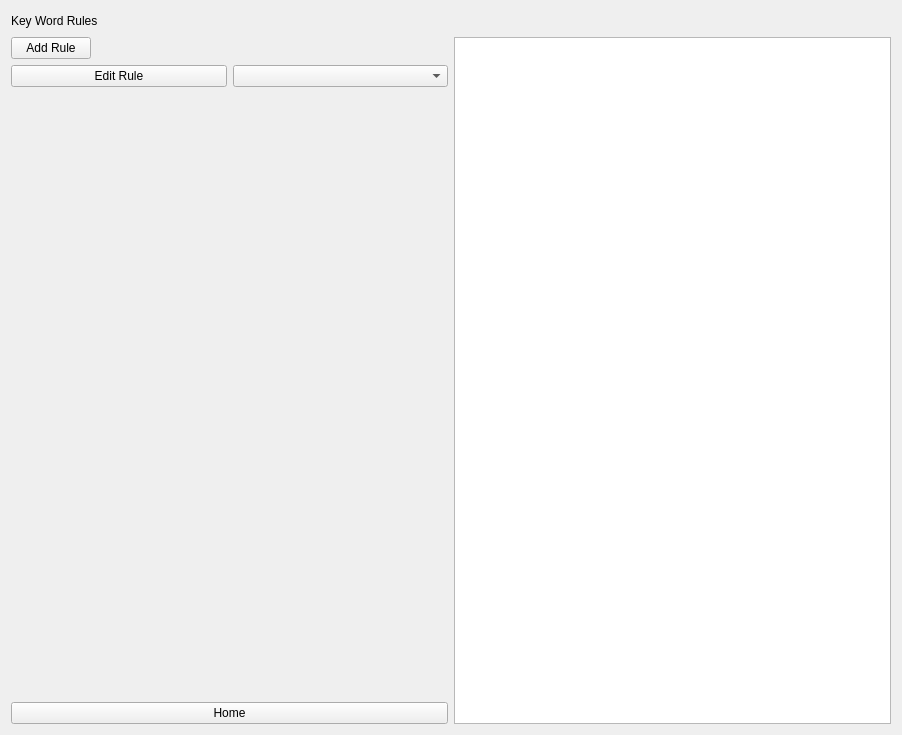
<?xml version="1.0" encoding="UTF-8"?>
<ui version="4.0">
 <class>Form</class>
 <widget class="QWidget" name="Form">
  <property name="geometry">
   <rect>
    <x>0</x>
    <y>0</y>
    <width>902</width>
    <height>735</height>
   </rect>
  </property>
  <property name="windowTitle">
   <string>Form</string>
  </property>
  <layout class="QVBoxLayout" name="verticalLayout_3">
   <item>
    <layout class="QHBoxLayout" name="horizontalLayout_4">
     <item>
      <widget class="QLabel" name="label">
       <property name="text">
        <string>Key Word Rules</string>
       </property>
      </widget>
     </item>
     <item>
      <spacer name="horizontalSpacer_2">
       <property name="orientation">
        <enum>Qt::Horizontal</enum>
       </property>
       <property name="sizeHint" stdset="0">
        <size>
         <width>40</width>
         <height>20</height>
        </size>
       </property>
      </spacer>
     </item>
    </layout>
   </item>
   <item>
    <layout class="QHBoxLayout" name="horizontalLayout_3">
     <item>
      <layout class="QVBoxLayout" name="verticalLayout_2">
       <item>
        <layout class="QVBoxLayout" name="verticalLayout">
         <item>
          <layout class="QHBoxLayout" name="horizontalLayout">
           <item>
            <widget class="QPushButton" name="pushButton_addRule">
             <property name="text">
              <string>Add Rule</string>
             </property>
            </widget>
           </item>
           <item>
            <spacer name="horizontalSpacer">
             <property name="orientation">
              <enum>Qt::Horizontal</enum>
             </property>
             <property name="sizeHint" stdset="0">
              <size>
               <width>40</width>
               <height>20</height>
              </size>
             </property>
            </spacer>
           </item>
          </layout>
         </item>
         <item>
          <layout class="QHBoxLayout" name="horizontalLayout_2">
           <item>
            <widget class="QPushButton" name="pushButton_editeRule">
             <property name="text">
              <string>Edit Rule</string>
             </property>
            </widget>
           </item>
           <item>
            <widget class="QComboBox" name="comboBox_editRule"/>
           </item>
          </layout>
         </item>
        </layout>
       </item>
       <item>
        <spacer name="verticalSpacer">
         <property name="orientation">
          <enum>Qt::Vertical</enum>
         </property>
         <property name="sizeHint" stdset="0">
          <size>
           <width>20</width>
           <height>40</height>
          </size>
         </property>
        </spacer>
       </item>
       <item>
        <widget class="QPushButton" name="pushButton_home">
         <property name="text">
          <string>Home</string>
         </property>
        </widget>
       </item>
      </layout>
     </item>
     <item>
      <widget class="QTableWidget" name="tableWidget_rules"/>
     </item>
    </layout>
   </item>
  </layout>
 </widget>
 <resources/>
 <connections/>
</ui>
